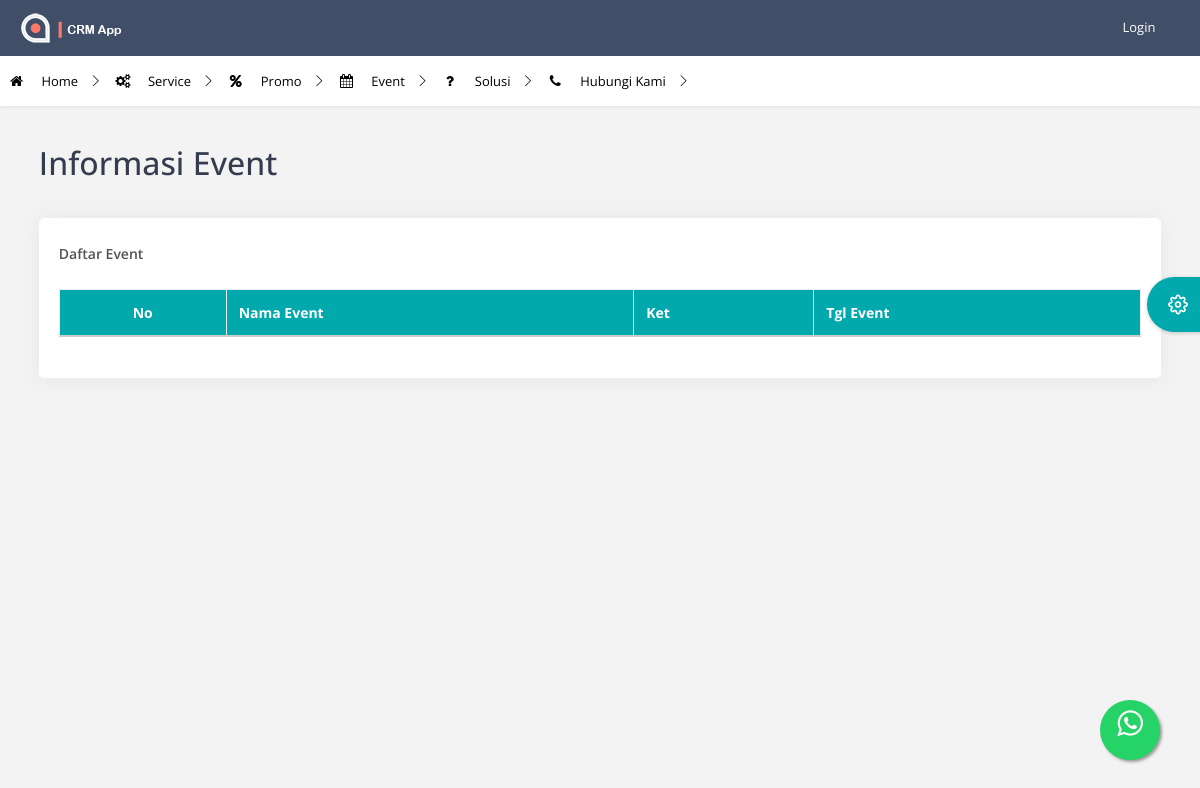
Before: /index.php/site/event with the older database file.
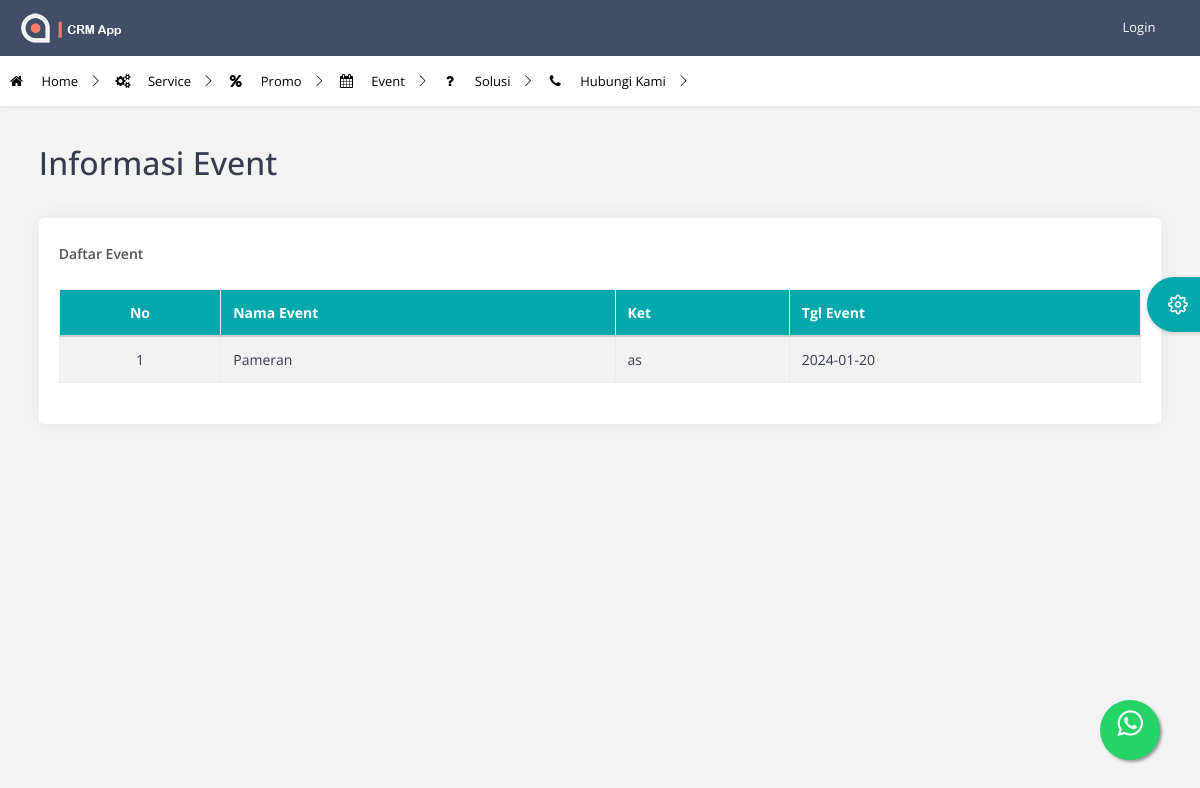
After: the same page with the newer database file.
### tables this page shows
CREATE TABLE `event` (
  `id_event` varchar(100) NOT NULL,
  `nama_event` varchar(100) NOT NULL,
  `ket` varchar(100) NOT NULL,
  `tgl_event` date NOT NULL,
  `tgl_input` datetime NOT NULL DEFAULT current_timestamp()
);

### application/libraries/Template.php (called while the page is built)
<?php if ( ! defined('BASEPATH')) exit('No direct script access allowed');
class Template {
		var $template_data = array();
		function set($name, $value)
		{
			$this->template_data[$name] = $value;
		}
		function load($template = '', $view = '' , $view_data = array(), $return = FALSE)
		{
			$this->CI =& get_instance();
			$this->set('contents', $this->CI->load->view($view, $view_data, TRUE));
			return $this->CI->load->view($template, $this->template_data, $return);
		}
}

### application/controllers/Site.php (called while the page is built, shortened)
<?php
class Site extends CI_Controller
{
function event()
{
  $data = array(
        'judul' => 'Daftar Event',
          'dt_event'=> $this->m_umum->get_data('event'),
    );
  $this->template->load('site/template', 'site/event', $data);
}
}
?>

### index.php (called while the page is built, shortened)
<?php
require_once BASEPATH.'core/CodeIgniter.php';

### application/models/M_umum.php (called while the page is built, shortened)
<?php
class M_umum extends CI_Model{
 function get_data($tabel)
	{
		$query = $this->db->get($tabel);
		return $query->result();
	}
}
?>

### application/views/site/event.php (the view, shortened to what this page needs)
<div class="page-header">
                                    <div class="row align-items-end">
                                        <div class="col-lg-8">
                                            <div class="page-header-title">
                                                <div class="d-inline">
                                                    <h2>Informasi Event</h2>
                                                </div>
                                            </div>
                                        </div>
                                    </div>
                                </div>
                               <div class="page-body">
                                    <div class="row">
                                        <div class="col-sm-12">
                    <div class="card">
                                                <div class="card-header">
                                                    <h5><?php echo $judul; ?></h5>
                                                </div>
                                                <div class="card-block">
                                                    <div class="dt-responsive table-responsive">
                                                        <table id="simpletable" class="table table-striped table-bordered nowrap">
                                                            <thead class="bg-primary text-white">
                <tr>
                  <th><div align="center">No</div></th>
                  <th><div align="left">Nama Event</div></th>
                  <th><div align="left">Ket</div></th>
                  <th><div align="left">Tgl Event</div></th>
                </tr>
              </thead>
              <tbody>
                <?php
                $no=1;
                foreach ($dt_event as $d): ?>
                <tr>
                  <td><div align="center">
                    <?= $no++; ?>
                  </div></td>
                  <td>
                    <div align="left">
                      <?= $d->nama_event; ?>
                    </div></td>
                     <td>
                    <div align="left">
                      <?= $d->ket; ?>
                    </div></td>
                    <td>
                    <div align="left">
                      <?= $d->tgl_event; ?>
                    </div></td>
                </tr>
                <?php endforeach; ?>
                                                            </tbody>
                                                        </table>
                                                    </div>
                                                </div>
                                            </div>
                                            </div>

Changed rows visible on the page:
added event: nama_event "Pameran", ket "as", tgl_event "2024-01-20"
